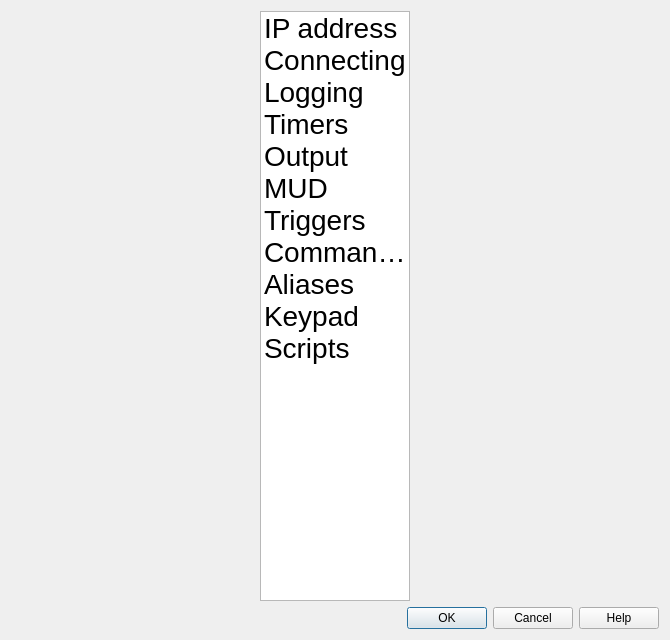
<?xml version="1.0" encoding="UTF-8"?>
<ui version="4.0">
 <class>WorldPrefs</class>
 <widget class="QDialog" name="WorldPrefs">
  <property name="geometry">
   <rect>
    <x>0</x>
    <y>0</y>
    <width>670</width>
    <height>640</height>
   </rect>
  </property>
  <property name="windowTitle">
   <string>World Options</string>
  </property>
  <property name="modal">
   <bool>true</bool>
  </property>
  <layout class="QVBoxLayout" name="_2">
   <item>
    <layout class="QHBoxLayout" name="horizontalLayout">
     <item>
      <widget class="QListWidget" name="settings_list">
       <property name="sizePolicy">
        <sizepolicy hsizetype="Fixed" vsizetype="Expanding">
         <horstretch>0</horstretch>
         <verstretch>0</verstretch>
        </sizepolicy>
       </property>
       <property name="maximumSize">
        <size>
         <width>150</width>
         <height>16777215</height>
        </size>
       </property>
       <property name="font">
        <font>
         <pointsize>21</pointsize>
        </font>
       </property>
       <property name="editTriggers">
        <set>QAbstractItemView::EditTrigger::NoEditTriggers</set>
       </property>
       <property name="tabKeyNavigation">
        <bool>true</bool>
       </property>
       <property name="showDropIndicator" stdset="0">
        <bool>false</bool>
       </property>
       <property name="spacing">
        <number>3</number>
       </property>
       <property name="uniformItemSizes">
        <bool>true</bool>
       </property>
       <item>
        <property name="text">
         <string>IP address</string>
        </property>
       </item>
       <item>
        <property name="text">
         <string>Connecting</string>
        </property>
       </item>
       <item>
        <property name="text">
         <string>Logging</string>
        </property>
       </item>
       <item>
        <property name="text">
         <string>Timers</string>
        </property>
       </item>
       <item>
        <property name="text">
         <string>Output</string>
        </property>
       </item>
       <item>
        <property name="text">
         <string>MUD</string>
        </property>
       </item>
       <item>
        <property name="text">
         <string>Triggers</string>
        </property>
       </item>
       <item>
        <property name="text">
         <string>Commands</string>
        </property>
       </item>
       <item>
        <property name="text">
         <string>Aliases</string>
        </property>
       </item>
       <item>
        <property name="text">
         <string>Keypad</string>
        </property>
       </item>
       <item>
        <property name="text">
         <string>Scripts</string>
        </property>
       </item>
      </widget>
     </item>
     <item>
      <layout class="QVBoxLayout" name="contents" stretch=""/>
     </item>
    </layout>
   </item>
   <item>
    <widget class="QDialogButtonBox" name="button_group">
     <property name="layoutDirection">
      <enum>Qt::LayoutDirection::LeftToRight</enum>
     </property>
     <property name="standardButtons">
      <set>QDialogButtonBox::StandardButton::Cancel|QDialogButtonBox::StandardButton::Help|QDialogButtonBox::StandardButton::Ok</set>
     </property>
     <property name="centerButtons">
      <bool>false</bool>
     </property>
    </widget>
   </item>
  </layout>
 </widget>
 <resources/>
 <connections>
  <connection>
   <sender>button_group</sender>
   <signal>accepted()</signal>
   <receiver>WorldPrefs</receiver>
   <slot>accept()</slot>
   <hints>
    <hint type="sourcelabel">
     <x>248</x>
     <y>254</y>
    </hint>
    <hint type="destinationlabel">
     <x>157</x>
     <y>274</y>
    </hint>
   </hints>
  </connection>
  <connection>
   <sender>button_group</sender>
   <signal>rejected()</signal>
   <receiver>WorldPrefs</receiver>
   <slot>reject()</slot>
   <hints>
    <hint type="sourcelabel">
     <x>316</x>
     <y>260</y>
    </hint>
    <hint type="destinationlabel">
     <x>286</x>
     <y>274</y>
    </hint>
   </hints>
  </connection>
 </connections>
</ui>
